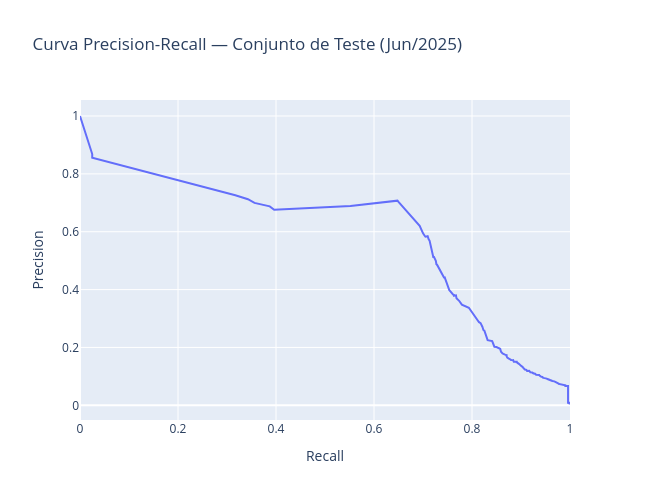

This figure's notebook cell:
### Code cell
fig2 = go.Figure()
fig2.add_trace(go.Scatter(x=rec, y=prec, mode='lines', name=f'PR (AUC={metrics["pr_auc"]:.3f})'))
fig2.update_layout(
    title='Curva Precision-Recall — Conjunto de Teste (Jun/2025)',
    xaxis_title='Recall',
    yaxis_title='Precision',
    width=650, height=500,
)
fig2.show()
fig2.write_image(str(FIGURES_DIR / 'pr_curve.png'))

### Figure 1 — Plotly figure (JSON) as saved in the notebook; plotly's stock layout.template omitted (floating-point values rounded to 4 significant figures; data arrays with more than 128 entries replaced by an {"elided": "..."} marker saying what was removed)
{"data": [{"mode": "lines", "name": "PR (AUC=0.569)", "type": "scatter", "x": {"elided": "1278 float values"}, "y": {"elided": "1278 float values"}}], "layout": {"height": 500, "title": {"text": "Curva Precision-Recall — Conjunto de Teste (Jun/2025)"}, "width": 650, "xaxis": {"title": {"text": "Recall"}}, "yaxis": {"title": {"text": "Precision"}}}}
